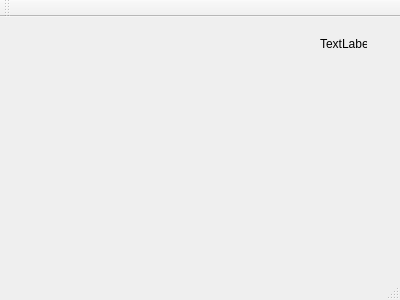
<?xml version="1.0" encoding="UTF-8"?>
<ui version="4.0">
 <class>MainWindow</class>
 <widget class="QMainWindow" name="MainWindow">
  <property name="geometry">
   <rect>
    <x>0</x>
    <y>0</y>
    <width>400</width>
    <height>300</height>
   </rect>
  </property>
  <property name="windowTitle">
   <string>MainWindow</string>
  </property>
  <widget class="QWidget" name="centralWidget">
   <widget class="QLabel" name="lblKey">
    <property name="geometry">
     <rect>
      <x>320</x>
      <y>20</y>
      <width>47</width>
      <height>13</height>
     </rect>
    </property>
    <property name="text">
     <string>TextLabel</string>
    </property>
   </widget>
  </widget>
  <widget class="QMenuBar" name="menuBar">
   <property name="geometry">
    <rect>
     <x>0</x>
     <y>0</y>
     <width>400</width>
     <height>21</height>
    </rect>
   </property>
  </widget>
  <widget class="QToolBar" name="mainToolBar">
   <attribute name="toolBarArea">
    <enum>TopToolBarArea</enum>
   </attribute>
   <attribute name="toolBarBreak">
    <bool>false</bool>
   </attribute>
  </widget>
  <widget class="QStatusBar" name="statusBar"/>
 </widget>
 <layoutdefault spacing="6" margin="11"/>
 <resources/>
 <connections/>
</ui>
